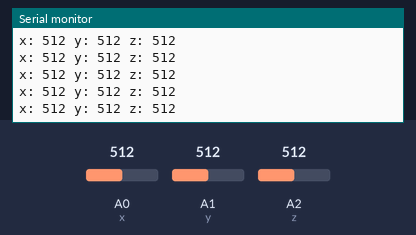
The sketch below on a simulated Arduino Uno, built with avr-gcc and run on an emulated ATmega328P. Parts: the last lines printed to the serial monitor. The inputs (shaded band) are chosen by the test bench; at power-on: A1 (y) = 512, A0 (x) = 512, A2 (z) = 512.

Above: at 7.2 s.
7.3 s: A1 (y) set to 982
At 7.37 s:
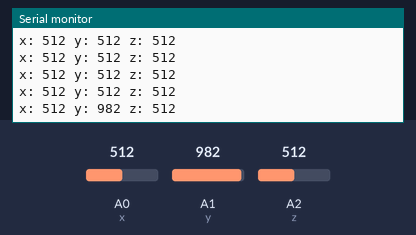
10.3 s: A1 (y) set to 1008
At 10.3 s:
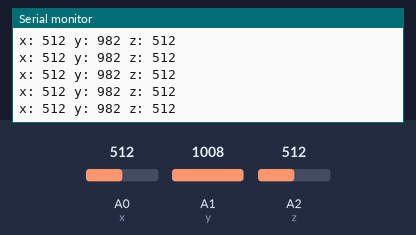
Timing chart, 0 to 12.8 s (numbered marks = the images above; inputs shaded):
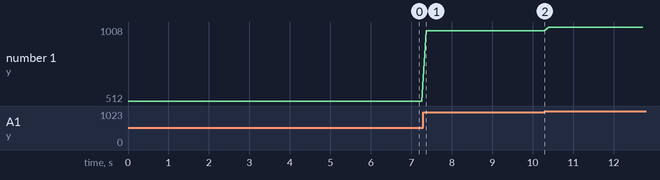

Measured:
- after the input at 7.3 s, the serial monitor: prints a new line after 0.07 s (image 1)
- plotted number 1: 512 → 982 after the input at 7.3 s, 982 → 1008 after the input at 10.3 s

The sketch:

AccelerometerTest.ino
```cpp
int x = A0;
int y = A1;
int z = A2;

void setup() {
 Serial.begin(9600);
}

void loop() {
  int xVal = analogRead(x);
  int yVal = analogRead(y);
  int zVal = analogRead(z);
  Serial.print("x: ");
  Serial.print(xVal);
  Serial.print(" y: ");
  Serial.print(yVal);
  Serial.print(" z: ");
  Serial.print(zVal);
  Serial.print("\n");
  delay(100);
}
```
